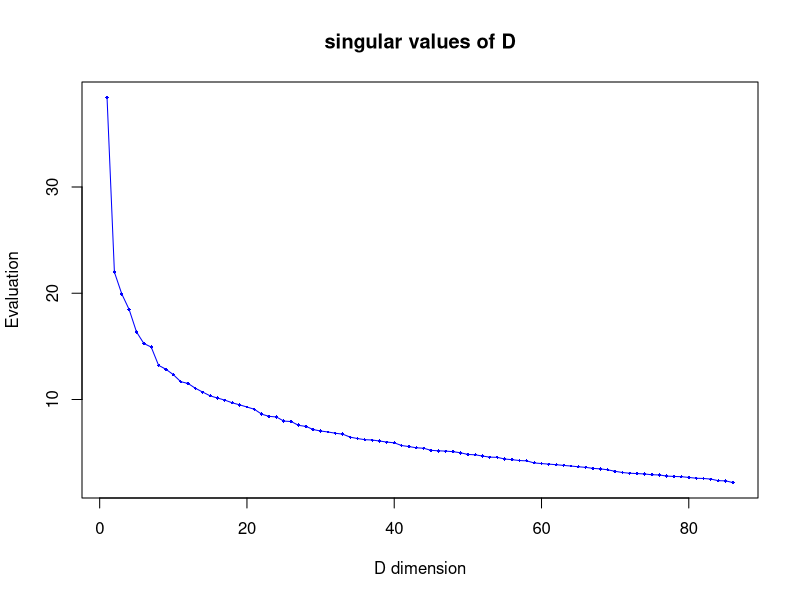
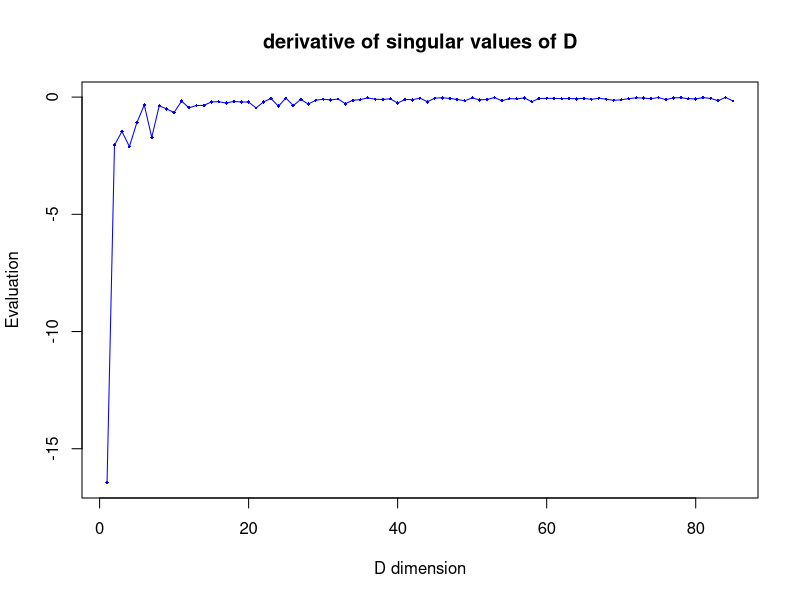

Here is the R script that generated these plots, in order:
data = read.csv("train.csv")

class = data$Class
data$Class = NULL

s = svd(data)

x = 1:length(s$d)
plot(x, y=s$d, main="singular values of D", cex=0.5, pch=18, col="blue", xlab="D dimension", ylab="Evaluation")
lines(x, s$d, col="blue")

x = 1:length(diff(s$d))
plot(x, y=diff(s$d), main="derivative of singular values of D", cex=0.5, pch=18, col="blue", xlab="D dimension", ylab="Evaluation")
lines(x, diff(s$d), col="blue")

nTake = 15
s$d[-(1:nTake)] = 0
svd_data = data.frame(s$u %*% diag(s$d) %*% t(s$v))
names(svd_data) = names(data)
svd_data$Class = class
svd_data$Class = as.factor(svd_data$Class)

write.csv(svd_data, "svd_train.csv", row.names=FALSE)
library(foreign)
write.arff(svd_data, "svd_train.arff")
